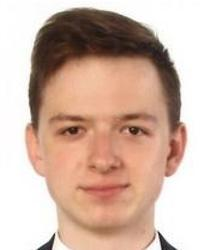
#> input picture ML/image.jpg, 200 x 250 px
$ python problem4_kmeans.py
#> lines starting #> are read from the running program, lines starting #| are printed output that depends on the picture
import cv2
import numpy as np
import matplotlib.pyplot as plt
from sklearn.cluster import KMeans

# Load and preprocess the image
image_path = 'image.jpg'  # Replace with your image path
image = cv2.imread(image_path)
#> image is the input picture: shape (250, 200, 3); mean B, G, R 162.6, 177.4, 205.9
image = cv2.cvtColor(image, cv2.COLOR_BGR2RGB)
pixels = image.reshape((-1, 3)).astype(np.float32)

# Apply K-Means
k = 2
kmeans = KMeans(n_clusters=k, random_state=42).fit(pixels)
labels = kmeans.labels_
centers = np.uint8(kmeans.cluster_centers_)
#> centers = [[176, 130, 107], [252, 250, 249]]
segmented_image = centers[labels.flatten()].reshape(image.shape)
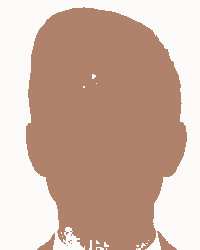
#> segmented_image: shape (250, 200, 3); mean R, G, B 205.6, 176.8, 162.4

# Display results
plt.figure()
plt.imshow(segmented_image)
plt.title("K-Means Clustering")
plt.axis('off')
plt.show()
